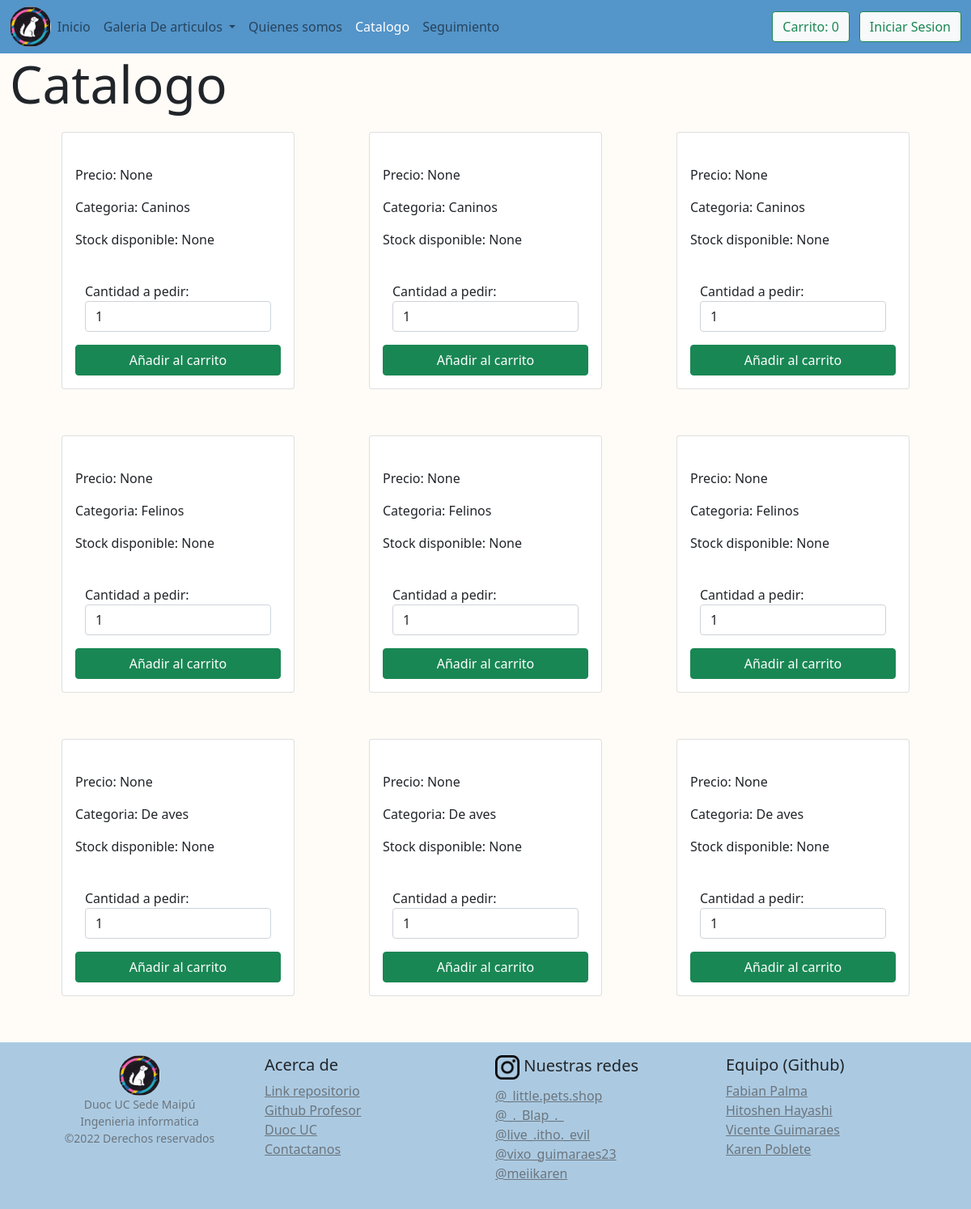
Page /catalogo.html on the earlier database version.
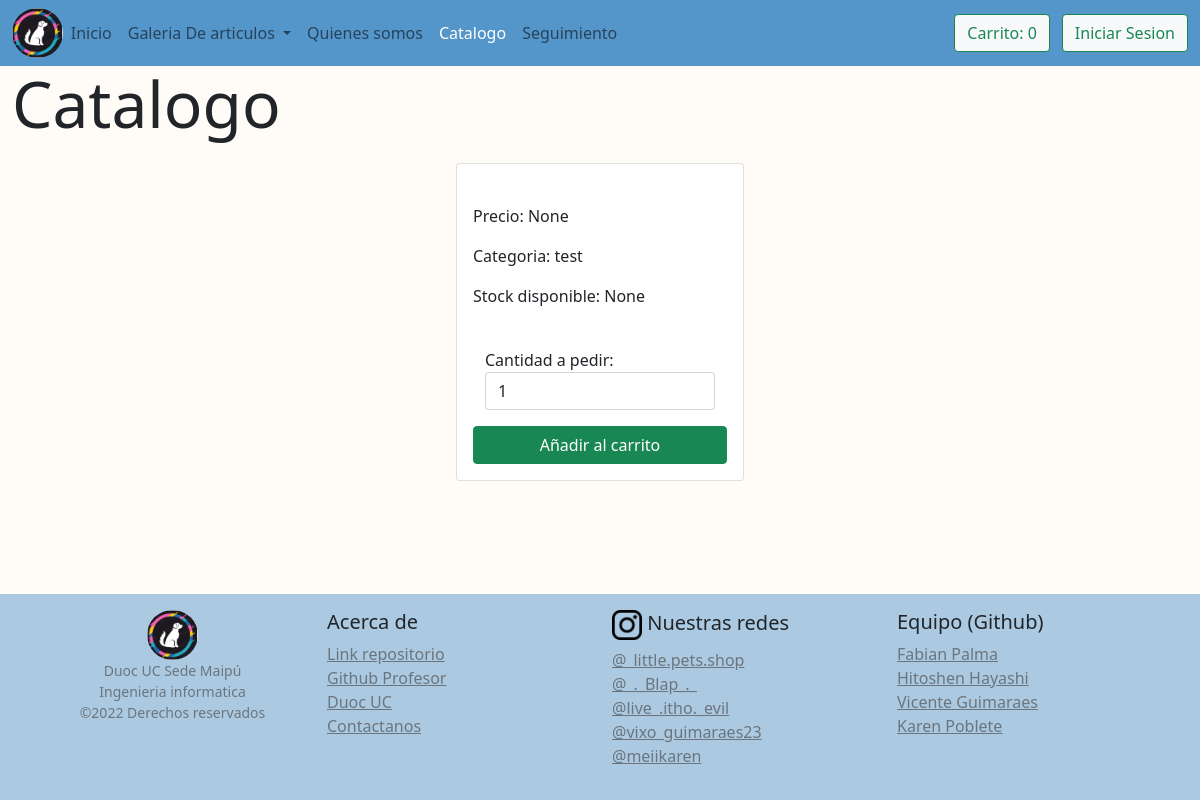
Same page on the later database version.
### core/models.py (models this page shows, shortened)
class CategoriaProduct(models.Model):
    idCategoria = models.IntegerField(primary_key=True,null=False, blank=False, verbose_name='Id categoria')
    nombreCategoria = models.CharField(max_length=40 ,unique=True, null=False, blank=False, verbose_name='Nombre categoria')
    class Meta:
        verbose_name_plural = 'CategoriaProduct'

### core/views.py (the view, shortened to what this page needs)
# urls.py: path('catalogo.html', catalogo, name="Catalogo"),
def catalogo(request):
    cartas = CatalogoProduct.objects.all()
    datos = {
        'cartas': cartas
    }
    try:
        datos['carrito'] = request.session['carrito']
    except KeyError as e:
        datos['carrito'] = {}
        request.session['carrito'] = {}
    try:
        suscrito = Usuarios.objects.get(username = request.session['user']['username']).suscripcion
    except (Usuarios.DoesNotExist, KeyError) as e:
        suscrito = False
    if(suscrito):
        for key in datos['carrito']:
            datos['carrito'][key]['desc'] = -(datos['carrito'][key]['cantidad'] * datos['carrito'][key]['precio_unitario'])*0.1
    return render(request, 'core/catalogo.html', datos)

### core/templates/core/catalogo.html (shortened to what the changed rows need)
<!doctype html>
<html lang="es">
  <head>
    <link href="https://cdn.jsdelivr.net/npm/bootstrap@5.1.3/dist/css/bootstrap.min.css" rel="stylesheet">
    {% load static %}
    <link rel="stylesheet" href="{% static 'core/css/style.css'%}">
  </head>
   <body class="d-flex flex-column min-vh-100" style="background-color:#fffcf8">
    <div style="margin-top: 1%;">
        <div class="container">
            <div class="row">
                {% for ca in cartas %}
                <div class="col d-flex justify-content-center"style="margin-left: auto; margin-right: auto; margin-bottom: 5%;">
                <div class="card" style="width: 18rem;">
                    <div class="card-body d-flex flex-column">
                      <p class="card-text">Precio: {{ca.precioPlanta}}</p>
                      <p class="card-text">Categoria: {{ca.categoria.nombreCategoria}}</p>
                      <p class="card-text">Stock disponible: {{ca.stockPlanta}}</p>
                        <div style="align-items: center;">
                          <div class="row">
                          <div class="col">
                            <div class="m-0 p-0">
                              <form class="row" name="comprar" action="catalogo.html" method="post" id="formComprar">
                                <div class="col-auto mb-3">
                                  <label for="cantidad">Cantidad a pedir:</label>
                                  <input class="form-control" type="number" name="cantidad" id="cantidad" value='1' max={{ca.stockPlanta}} min=1 role="button">
                                </div>
                                <input class="col-auto btn btn-success w-100" type="submit" value="Añadir al carrito" name="comprar-btn" id="comprar-btn" role="button">
                               </form>
                            </div>
                          </div>
                        </div>
                      </div>
                    </div>
                  </div>
                </div>
            {% endfor %}
                </div>
            </div>
        </div>
  </body>
</html>

Differences in the rows shown:
removed CategoriaProduct: categoria.nombreCategoria "Caninos" "Caninos" "Caninos"
removed CategoriaProduct: categoria.nombreCategoria "De aves" "De aves" "De aves"
Other differences:
new list line: "Precio: None Categoria: Stock disponible: None Cantidad a pedir: 1 Añadir al carrito"
new list line: "test"
list line gone: "Precio: None Categoria: Stock disponible: None Cantidad a pedir: 1 Añadir al carrito"
list line gone: "Felinos"
